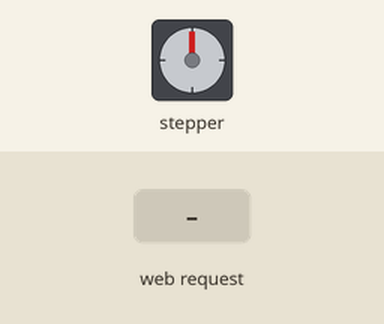
Bench run of a sketch on a simulated ESP32. Shown: stepper motor. Wiring (inferred from the names in the program): stepper motor (200 steps per turn assumed): coils GPIO 12, GPIO 14, GPIO 27, GPIO 26. The inputs (shaded band) are chosen by the test bench. WiFi joins after 1.5 s; servers stay silent unless stated; what the sketch prints to the serial monitor is not drawn.

Above: at 2.7 s.
2.8 s: HTTP request GET /api/close received
At 3.25 s:
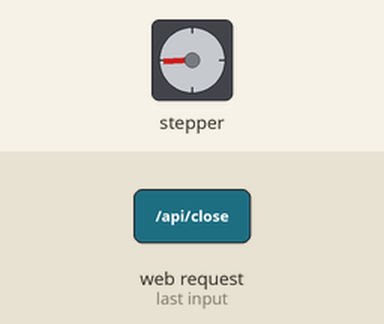
5.8 s: HTTP request GET /api/closed received
At 6.7 s:
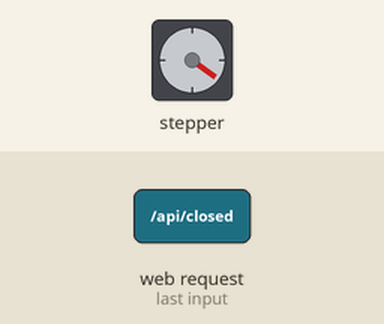
7.3 s: HTTP request GET /api/open received
At 7.75 s:
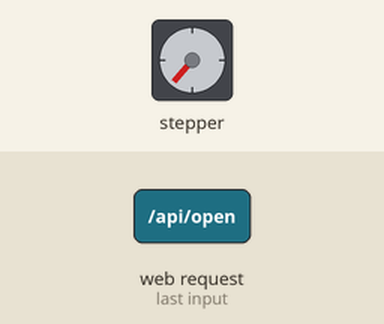
10.3 s: HTTP request GET /api/stop received
At 11.2 s:
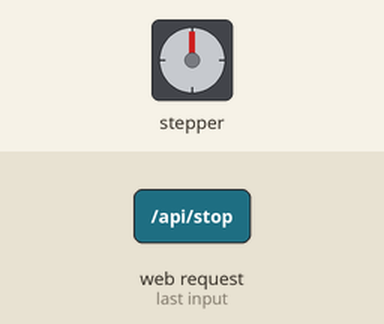
11.8 s: HTTP request GET /api/open received
At 11.95 s:
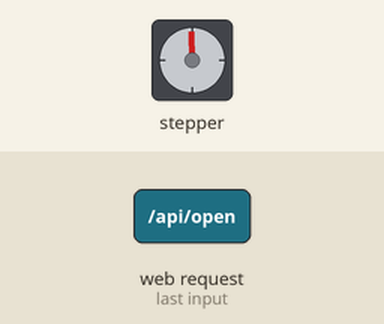
14.8 s: HTTP request GET /api/opened received
Timing chart, 0 to 17.3 s (numbered marks = the images above; inputs shaded):
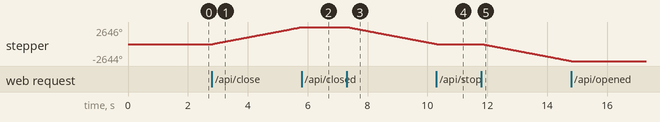

Measured:
- after the input at 2.8 s, stepper: keeps turning clockwise at about 881°/s, starting at once
- after the input at 5.8 s, stepper: goes on until 5.8 s, then stays 2646°
- after the input at 7.3 s, stepper: keeps turning counter-clockwise at about 881°/s, starting at once
- after the input at 10.3 s, stepper: goes on until 10.3 s, then stays 0°
- after the input at 11.8 s, stepper: keeps turning counter-clockwise at about 881°/s, starting at once

The sketch:

SmartCurtainWiFi.ino
```cpp
#include <WiFi.h>
#include <WiFiClient.h>
#include <WebServer.h>
#include <ESPmDNS.h>
#include <Update.h>
#include "Settings.h"
#include "CustomStepper.h"

#define IN1  12
#define IN2  14
#define IN3  27
#define IN4  26

CustomStepper mystepper(IN1, IN2, IN3, IN4);

boolean debug = false;
int position = 100;
long steps = 0;
long maxSteps = CURTAIN_STEPS / mystepper.step;

const char* ssid = WIFI_SSID;
const char* password = WIFI_SECRET;

const char* serverIndex = "<form method='POST' action='/update' enctype='multipart/form-data'><input type='file' name='update'><input type='submit' value='Update'></form>";
const char* okResult = "{\"result\":\"ok\"}";
const char* respJson = "application/json";
const char* respText = "application/plain";

WebServer server(80);

void handleRoot() {
  server.sendHeader("Connection", "close");
  server.send(200, "text/html", serverIndex);
}

void handleNotFound() {
  String message = "File Not Found\n\n";
  message += "URI: ";
  message += server.uri();
  message += "\nMethod: ";
  message += (server.method() == HTTP_GET) ? "GET" : "POST";
  message += "\nArguments: ";
  message += server.args();
  message += "\n";
  for (uint8_t i = 0; i < server.args(); i++) {
    message += " " + server.argName(i) + ": " + server.arg(i) + "\n";
  }
  server.send(404, respText, message);
}

double calcPosition() {
  return (maxSteps - steps) * 100 / maxSteps;
}

void setup()
{
  Serial.begin(115200);
  Serial.println();
  WiFi.disconnect(false, true);
  WiFi.mode(WIFI_STA);
  WiFi.begin(ssid, password);

  // Wait for connection
  int tryCount = 0;
  while (WiFi.status() != WL_CONNECTED) {
    delay(500);
    Serial.print(".");
    if (++tryCount > 20) {
      ESP.restart();
    }
  }
  Serial.println("");
  Serial.print("Connected to ");
  Serial.println(ssid);
  Serial.print("IP address: ");
  Serial.println(WiFi.localIP());
  if (MDNS.begin("esp32")) {
    Serial.println("MDNS responder started");
  }
  server.enableCORS();
  server.on("/", handleRoot);

  server.on("/api/open", []() {
    mystepper.direction = 1;
    position = 110;
    server.send(200, respJson, okResult);
  });

  server.on("/api/close", []() {
    mystepper.direction = -1;
    position = -10;
    server.send(200, respJson, okResult);
  });

  server.on("/api/status", []() {
    String status = String(
                      "{\"result\":\"ok\", \"steps\": " + String(steps) +
                      ", \"maxSteps\": "                + String(maxSteps) +
                      ", \"debug\": "                   + String(debug) +
                      ", \"direction\":"                + String(mystepper.direction) +
                      ", \"position\": "                + String(int(calcPosition())) + "}"
                    );
    server.send(200, respJson, status);
  });

  server.on("/api/stop", []() {
    mystepper.direction = 0;
    position = calcPosition();
    mystepper.stop();
    server.send(200, respJson, okResult);
  });

  server.on("/api/opened", []() {
    steps = 0;
    server.send(200, respJson, okResult);
  });

  server.on("/api/closed", []() {
    steps = maxSteps;
    server.send(200, respJson, okResult);
  });

  server.on("/api/position/{}", []() {

    if (server.pathArg(0).toInt() < 0 || server.pathArg(0).toInt() > 100) {
      server.send(200, respJson, "{\"result\":\"error\"}");
    } else {
      position = server.pathArg(0).toInt();
      if (position > calcPosition()) {
        mystepper.direction = 1;
      } else if (position < calcPosition()) {
        mystepper.direction = -1;
      }
      server.send(200, respJson, okResult);
    }
  });

  server.on("/api/debug", []() {
    debug = !debug;
    server.send(200, respJson, String("{\"result\":\"ok\", \"value\":\"") + debug + String("\"}"));
  });

  server.on("/update", HTTP_POST, []() {
    server.sendHeader("Connection", "close");
    server.send(200, respText, (Update.hasError()) ? "FAIL" : "OK");
    ESP.restart();
  }, []() {
    HTTPUpload& upload = server.upload();
    if (upload.status == UPLOAD_FILE_START) {
      Serial.setDebugOutput(true);
      Serial.printf("Update: %s\n", upload.filename.c_str());
      if (!Update.begin()) { //start with max available size
        Update.printError(Serial);
      }
    } else if (upload.status == UPLOAD_FILE_WRITE) {
      if (Update.write(upload.buf, upload.currentSize) != upload.currentSize) {
        Update.printError(Serial);
      }
    } else if (upload.status == UPLOAD_FILE_END) {
      if (Update.end(true)) { //true to set the size to the current progress
        Serial.printf("Update Success: %u\nRebooting...\n", upload.totalSize);
      } else {
        Update.printError(Serial);
      }
      Serial.setDebugOutput(false);
    } else {
      Serial.printf("Update Failed Unexpectedly (likely broken connection): status=%d\n", upload.status);
    }
  });

  server.onNotFound(handleNotFound);
  server.begin();
  Serial.println("HTTP server started");


}

void loop()
{
  server.handleClient();

  if (
    !debug && (
      ((position == calcPosition()) && mystepper.direction != 0) ||
      (steps <= 0 && mystepper.direction == 1 ) ||
      (steps >= maxSteps && mystepper.direction == -1)
    )
  ) {
    mystepper.direction = 0;
    position = calcPosition();
    mystepper.stop();
    Serial.println("stopped " + String(steps) + "  " + String(mystepper.direction));
  }

  if (mystepper.direction != 0) {
    steps = steps - mystepper.direction;
    mystepper.move();
  }

}
```

CustomStepper.h
```cpp
class CustomStepper {
  public:
    CustomStepper(int in1, int in2, int in3, int in4) {
      IN1 = in1;
      IN2 = in2;
      IN3 = in3;
      IN4 = in4;
      pinMode(IN1, OUTPUT);
      pinMode(IN2, OUTPUT);
      pinMode(IN3, OUTPUT);
      pinMode(IN4, OUTPUT);
    };
    void move() {
      stepper(this->step);
    };
    void stop() {
      digitalWrite(IN1, LOW);
      digitalWrite(IN2, LOW);
      digitalWrite(IN3, LOW);
      digitalWrite(IN4, LOW);
    }
    void stepper(int xw) {
      for (int x = 0; x < xw; x++) {
        switch (steps) {
          case 0:
            digitalWrite(IN1, LOW);
            digitalWrite(IN2, LOW);
            digitalWrite(IN3, LOW);
            digitalWrite(IN4, HIGH);
            break;
          case 1:
            digitalWrite(IN1, LOW);
            digitalWrite(IN2, LOW);
            digitalWrite(IN3, HIGH);
            digitalWrite(IN4, HIGH);
            break;
          case 2:
            digitalWrite(IN1, LOW);
            digitalWrite(IN2, LOW);
            digitalWrite(IN3, HIGH);
            digitalWrite(IN4, LOW);
            break;
          case 3:
            digitalWrite(IN1, LOW);
            digitalWrite(IN2, HIGH);
            digitalWrite(IN3, HIGH);
            digitalWrite(IN4, LOW);
            break;
          case 4:
            digitalWrite(IN1, LOW);
            digitalWrite(IN2, HIGH);
            digitalWrite(IN3, LOW);
            digitalWrite(IN4, LOW);
            break;
          case 5:
            digitalWrite(IN1, HIGH);
            digitalWrite(IN2, HIGH);
            digitalWrite(IN3, LOW);
            digitalWrite(IN4, LOW);
            break;
          case 6:
            digitalWrite(IN1, HIGH);
            digitalWrite(IN2, LOW);
            digitalWrite(IN3, LOW);
            digitalWrite(IN4, LOW);
            break;
          case 7:
            digitalWrite(IN1, HIGH);
            digitalWrite(IN2, LOW);
            digitalWrite(IN3, LOW);
            digitalWrite(IN4, HIGH);
            break;
          default:
            digitalWrite(IN1, LOW);
            digitalWrite(IN2, LOW);
            digitalWrite(IN3, LOW);
            digitalWrite(IN4, LOW);
            break;
        }
        updateSteps();
        delay(1);
      }
    }
    void updateSteps() {
      if (direction == 1) {
        steps++;
      }
      if (direction == -1) {
        steps--;
      }
      if (direction == 0) {
        stop();
      }
      if (steps > 7) {
        steps = 0;
      }
      if (steps < 0) {
        steps = 7;
      }
    }
    int direction = 0;
    boolean debug = false;
    int step = 20;
  private:
    int IN1, IN2, IN3, IN4;
    int steps = 0;
};
```

Settings.h
```cpp
/********************************************************
   This file should include your custom settings
   like secret WiFi credentials and
   number of steps betwen opened and closed position
 ********************************************************/


#define WIFI_SSID "FOO"

#define WIFI_SECRET "BAR"

#define CURTAIN_STEPS 57500
```
